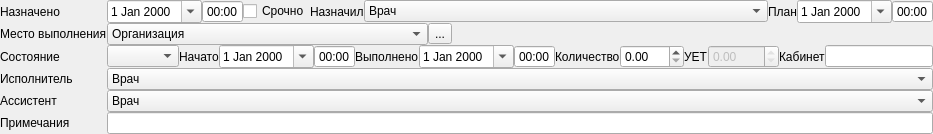
         <widget class="QFrame" name="frameAP">
          <property name="frameShape">
           <enum>QFrame::NoFrame</enum>
          </property>
          <property name="frameShadow">
           <enum>QFrame::Sunken</enum>
          </property>
          <layout class="QGridLayout" name="gridLayout_2">
           <property name="leftMargin">
            <number>0</number>
           </property>
           <property name="topMargin">
            <number>0</number>
           </property>
           <property name="rightMargin">
            <number>0</number>
           </property>
           <property name="bottomMargin">
            <number>0</number>
           </property>
           <property name="spacing">
            <number>0</number>
           </property>
           <item row="3" column="1" colspan="6">
            <widget class="QWidget" name="frmMiddle" native="true">
             <layout class="QHBoxLayout" name="horizontalLayout_8">
              <property name="spacing">
               <number>0</number>
              </property>
              <property name="leftMargin">
               <number>0</number>
              </property>
              <property name="topMargin">
               <number>0</number>
              </property>
              <property name="rightMargin">
               <number>0</number>
              </property>
              <property name="bottomMargin">
               <number>0</number>
              </property>
              <item>
               <widget class="CActionStatusComboBox" name="cmbStatus">
                <property name="sizePolicy">
                 <sizepolicy hsizetype="Preferred" vsizetype="Fixed">
                  <horstretch>0</horstretch>
                  <verstretch>0</verstretch>
                 </sizepolicy>
                </property>
                <property name="sizeAdjustPolicy">
                 <enum>QComboBox::AdjustToContents</enum>
                </property>
               </widget>
              </item>
              <item>
               <widget class="QFrame" name="frmAPBegDateTime">
                <property name="sizePolicy">
                 <sizepolicy hsizetype="Maximum" vsizetype="Preferred">
                  <horstretch>0</horstretch>
                  <verstretch>0</verstretch>
                 </sizepolicy>
                </property>
                <property name="frameShape">
                 <enum>QFrame::NoFrame</enum>
                </property>
                <property name="frameShadow">
                 <enum>QFrame::Plain</enum>
                </property>
                <layout class="QHBoxLayout" name="horizontalLayout_2">
                 <property name="spacing">
                  <number>0</number>
                 </property>
                 <property name="leftMargin">
                  <number>0</number>
                 </property>
                 <property name="topMargin">
                  <number>0</number>
                 </property>
                 <property name="rightMargin">
                  <number>0</number>
                 </property>
                 <property name="bottomMargin">
                  <number>0</number>
                 </property>
                 <item>
                  <widget class="QLabel" name="lblBegDate">
                   <property name="sizePolicy">
                    <sizepolicy hsizetype="Maximum" vsizetype="Preferred">
                     <horstretch>0</horstretch>
                     <verstretch>0</verstretch>
                    </sizepolicy>
                   </property>
                   <property name="text">
                    <string>Начато</string>
                   </property>
                   <property name="buddy">
                    <cstring>edtBegDate</cstring>
                   </property>
                  </widget>
                 </item>
                 <item>
                  <widget class="CDateEdit" name="edtBegDate">
                   <property name="sizePolicy">
                    <sizepolicy hsizetype="Maximum" vsizetype="Fixed">
                     <horstretch>0</horstretch>
                     <verstretch>0</verstretch>
                    </sizepolicy>
                   </property>
                   <property name="whatsThis">
                    <string>дата окончания осмотра</string>
                   </property>
                   <property name="calendarPopup">
                    <bool>true</bool>
                   </property>
                  </widget>
                 </item>
                 <item>
                  <widget class="CTimeEdit" name="edtBegTime">
                   <property name="sizePolicy">
                    <sizepolicy hsizetype="Maximum" vsizetype="Fixed">
                     <horstretch>0</horstretch>
                     <verstretch>0</verstretch>
                    </sizepolicy>
                   </property>
                   <property name="buttonSymbols">
                    <enum>QAbstractSpinBox::NoButtons</enum>
                   </property>
                   <property name="displayFormat">
                    <string>HH:mm</string>
                   </property>
                  </widget>
                 </item>
                </layout>
               </widget>
              </item>
              <item>
               <widget class="QFrame" name="frmAPEndDateTime">
                <property name="sizePolicy">
                 <sizepolicy hsizetype="Maximum" vsizetype="Preferred">
                  <horstretch>0</horstretch>
                  <verstretch>0</verstretch>
                 </sizepolicy>
                </property>
                <property name="frameShape">
                 <enum>QFrame::NoFrame</enum>
                </property>
                <property name="frameShadow">
                 <enum>QFrame::Plain</enum>
                </property>
                <layout class="QHBoxLayout" name="horizontalLayout_3">
                 <property name="spacing">
                  <number>0</number>
                 </property>
                 <property name="leftMargin">
                  <number>0</number>
                 </property>
                 <property name="topMargin">
                  <number>0</number>
                 </property>
                 <property name="rightMargin">
                  <number>0</number>
                 </property>
                 <property name="bottomMargin">
                  <number>0</number>
                 </property>
                 <item>
                  <widget class="QLabel" name="lblEndDate">
                   <property name="sizePolicy">
                    <sizepolicy hsizetype="Maximum" vsizetype="Preferred">
                     <horstretch>0</horstretch>
                     <verstretch>0</verstretch>
                    </sizepolicy>
                   </property>
                   <property name="text">
                    <string>Выполнено</string>
                   </property>
                   <property name="buddy">
                    <cstring>edtEndDate</cstring>
                   </property>
                  </widget>
                 </item>
                 <item>
                  <widget class="CDateEdit" name="edtEndDate">
                   <property name="sizePolicy">
                    <sizepolicy hsizetype="Maximum" vsizetype="Fixed">
                     <horstretch>0</horstretch>
                     <verstretch>0</verstretch>
                    </sizepolicy>
                   </property>
                   <property name="calendarPopup">
                    <bool>true</bool>
                   </property>
                  </widget>
                 </item>
                 <item>
                  <widget class="CTimeEdit" name="edtEndTime">
                   <property name="sizePolicy">
                    <sizepolicy hsizetype="Maximum" vsizetype="Fixed">
                     <horstretch>0</horstretch>
                     <verstretch>0</verstretch>
                    </sizepolicy>
                   </property>
                   <property name="buttonSymbols">
                    <enum>QAbstractSpinBox::NoButtons</enum>
                   </property>
                   <property name="displayFormat">
                    <string>HH:mm</string>
                   </property>
                  </widget>
                 </item>
                </layout>
               </widget>
              </item>
              <item>
               <widget class="QLabel" name="lblAmount">
                <property name="sizePolicy">
                 <sizepolicy hsizetype="Maximum" vsizetype="Preferred">
                  <horstretch>0</horstretch>
                  <verstretch>0</verstretch>
                 </sizepolicy>
                </property>
                <property name="text">
                 <string>Количество</string>
                </property>
                <property name="buddy">
                 <cstring>edtAmount</cstring>
                </property>
               </widget>
              </item>
              <item>
               <widget class="QDoubleSpinBox" name="edtAmount">
                <property name="sizePolicy">
                 <sizepolicy hsizetype="Maximum" vsizetype="Fixed">
                  <horstretch>0</horstretch>
                  <verstretch>0</verstretch>
                 </sizepolicy>
                </property>
                <property name="maximum">
                 <double>999.990000000000009</double>
                </property>
               </widget>
              </item>
              <item>
               <widget class="QLabel" name="lblUet">
                <property name="sizePolicy">
                 <sizepolicy hsizetype="Maximum" vsizetype="Preferred">
                  <horstretch>0</horstretch>
                  <verstretch>0</verstretch>
                 </sizepolicy>
                </property>
                <property name="text">
                 <string>УЕТ</string>
                </property>
                <property name="buddy">
                 <cstring>edtUet</cstring>
                </property>
               </widget>
              </item>
              <item>
               <widget class="QDoubleSpinBox" name="edtUet">
                <property name="enabled">
                 <bool>false</bool>
                </property>
                <property name="sizePolicy">
                 <sizepolicy hsizetype="Maximum" vsizetype="Fixed">
                  <horstretch>0</horstretch>
                  <verstretch>0</verstretch>
                 </sizepolicy>
                </property>
                <property name="readOnly">
                 <bool>true</bool>
                </property>
                <property name="maximum">
                 <double>1000.000000000000000</double>
                </property>
                <property name="singleStep">
                 <double>0.500000000000000</double>
                </property>
               </widget>
              </item>
              <item>
               <widget class="QLabel" name="lblOffice">
                <property name="sizePolicy">
                 <sizepolicy hsizetype="Maximum" vsizetype="Preferred">
                  <horstretch>0</horstretch>
                  <verstretch>0</verstretch>
                 </sizepolicy>
                </property>
                <property name="text">
                 <string>Кабинет</string>
                </property>
                <property name="buddy">
                 <cstring>edtOffice</cstring>
                </property>
               </widget>
              </item>
              <item>
               <widget class="QLineEdit" name="edtOffice">
                <property name="sizePolicy">
                 <sizepolicy hsizetype="Maximum" vsizetype="Fixed">
                  <horstretch>0</horstretch>
                  <verstretch>0</verstretch>
                 </sizepolicy>
                </property>
                <property name="maxLength">
                 <number>16</number>
                </property>
               </widget>
              </item>
             </layout>
            </widget>
           </item>
           <item row="2" column="4" colspan="3">
            <widget class="QWidget" name="pnlMainAPMKBWidgets" native="true">
             <layout class="QHBoxLayout" name="horizontalLayout_10">
              <property name="spacing">
               <number>0</number>
              </property>
              <property name="leftMargin">
               <number>0</number>
              </property>
              <property name="topMargin">
               <number>0</number>
              </property>
              <property name="rightMargin">
               <number>0</number>
              </property>
              <property name="bottomMargin">
               <number>0</number>
              </property>
              <item>
               <widget class="QWidget" name="pnlAPMKBWidgets" native="true">
                <property name="sizePolicy">
                 <sizepolicy hsizetype="Preferred" vsizetype="Preferred">
                  <horstretch>0</horstretch>
                  <verstretch>0</verstretch>
                 </sizepolicy>
                </property>
                <layout class="QHBoxLayout" name="horizontalLayout_9">
                 <property name="spacing">
                  <number>0</number>
                 </property>
                 <property name="leftMargin">
                  <number>0</number>
                 </property>
                 <property name="topMargin">
                  <number>0</number>
                 </property>
                 <property name="rightMargin">
                  <number>0</number>
                 </property>
                 <property name="bottomMargin">
                  <number>0</number>
                 </property>
                </layout>
               </widget>
              </item>
             </layout>
            </widget>
           </item>
           <item row="0" column="1" colspan="6">
            <widget class="QWidget" name="frmTop" native="true">
             <layout class="QHBoxLayout" name="horizontalLayout_7">
              <property name="spacing">
               <number>0</number>
              </property>
              <property name="leftMargin">
               <number>0</number>
              </property>
              <property name="topMargin">
               <number>0</number>
              </property>
              <property name="rightMargin">
               <number>0</number>
              </property>
              <property name="bottomMargin">
               <number>0</number>
              </property>
              <item>
               <widget class="QFrame" name="frmAPDirectionDateTime">
                <property name="sizePolicy">
                 <sizepolicy hsizetype="Maximum" vsizetype="Preferred">
                  <horstretch>0</horstretch>
                  <verstretch>0</verstretch>
                 </sizepolicy>
                </property>
                <property name="frameShape">
                 <enum>QFrame::NoFrame</enum>
                </property>
                <property name="frameShadow">
                 <enum>QFrame::Plain</enum>
                </property>
                <layout class="QHBoxLayout" name="horizontalLayout">
                 <property name="spacing">
                  <number>0</number>
                 </property>
                 <property name="leftMargin">
                  <number>0</number>
                 </property>
                 <property name="topMargin">
                  <number>0</number>
                 </property>
                 <property name="rightMargin">
                  <number>0</number>
                 </property>
                 <property name="bottomMargin">
                  <number>0</number>
                 </property>
                 <item>
                  <widget class="CDateEdit" name="edtDirectionDate">
                   <property name="sizePolicy">
                    <sizepolicy hsizetype="Maximum" vsizetype="Fixed">
                     <horstretch>0</horstretch>
                     <verstretch>0</verstretch>
                    </sizepolicy>
                   </property>
                   <property name="whatsThis">
                    <string>дата начала осмотра</string>
                   </property>
                   <property name="calendarPopup">
                    <bool>true</bool>
                   </property>
                  </widget>
                 </item>
                 <item>
                  <widget class="CTimeEdit" name="edtDirectionTime">
                   <property name="sizePolicy">
                    <sizepolicy hsizetype="Maximum" vsizetype="Fixed">
                     <horstretch>0</horstretch>
                     <verstretch>0</verstretch>
                    </sizepolicy>
                   </property>
                   <property name="buttonSymbols">
                    <enum>QAbstractSpinBox::NoButtons</enum>
                   </property>
                   <property name="displayFormat">
                    <string>HH:mm</string>
                   </property>
                  </widget>
                 </item>
                </layout>
               </widget>
              </item>
              <item>
               <widget class="QCheckBox" name="chkIsUrgent">
                <property name="sizePolicy">
                 <sizepolicy hsizetype="Maximum" vsizetype="Fixed">
                  <horstretch>0</horstretch>
                  <verstretch>0</verstretch>
                 </sizepolicy>
                </property>
                <property name="text">
                 <string>Срочно</string>
                </property>
               </widget>
              </item>
              <item>
               <widget class="QLabel" name="lblSetPerson">
                <property name="sizePolicy">
                 <sizepolicy hsizetype="Maximum" vsizetype="Preferred">
                  <horstretch>0</horstretch>
                  <verstretch>0</verstretch>
                 </sizepolicy>
                </property>
                <property name="text">
                 <string>Назначил</string>
                </property>
                <property name="buddy">
                 <cstring>cmbSetPerson</cstring>
                </property>
               </widget>
              </item>
              <item>
               <widget class="CPersonWithOrgListComboBoxEx" name="cmbSetPerson">
                <item>
                 <property name="text">
                  <string>Врач</string>
                 </property>
                </item>
               </widget>
              </item>
              <item>
               <widget class="QLabel" name="lblPlannedEndDate">
                <property name="sizePolicy">
                 <sizepolicy hsizetype="Maximum" vsizetype="Preferred">
                  <horstretch>0</horstretch>
                  <verstretch>0</verstretch>
                 </sizepolicy>
                </property>
                <property name="text">
                 <string>План</string>
                </property>
                <property name="buddy">
                 <cstring>edtPlannedEndDate</cstring>
                </property>
               </widget>
              </item>
              <item>
               <widget class="QFrame" name="frmAPPlannedEndDateTime">
                <property name="sizePolicy">
                 <sizepolicy hsizetype="Maximum" vsizetype="Preferred">
                  <horstretch>0</horstretch>
                  <verstretch>0</verstretch>
                 </sizepolicy>
                </property>
                <property name="frameShape">
                 <enum>QFrame::NoFrame</enum>
                </property>
                <property name="frameShadow">
                 <enum>QFrame::Plain</enum>
                </property>
                <layout class="QHBoxLayout" name="horizontalLayout_5">
                 <property name="spacing">
                  <number>0</number>
                 </property>
                 <property name="leftMargin">
                  <number>0</number>
                 </property>
                 <property name="topMargin">
                  <number>0</number>
                 </property>
                 <property name="rightMargin">
                  <number>0</number>
                 </property>
                 <property name="bottomMargin">
                  <number>0</number>
                 </property>
                 <item>
                  <widget class="CDateEdit" name="edtPlannedEndDate">
                   <property name="sizePolicy">
                    <sizepolicy hsizetype="Maximum" vsizetype="Fixed">
                     <horstretch>0</horstretch>
                     <verstretch>0</verstretch>
                    </sizepolicy>
                   </property>
                   <property name="calendarPopup">
                    <bool>true</bool>
                   </property>
                  </widget>
                 </item>
                 <item>
                  <widget class="QTimeEdit" name="edtPlannedEndTime">
                   <property name="sizePolicy">
                    <sizepolicy hsizetype="Maximum" vsizetype="Fixed">
                     <horstretch>0</horstretch>
                     <verstretch>0</verstretch>
                    </sizepolicy>
                   </property>
                   <property name="buttonSymbols">
                    <enum>QAbstractSpinBox::NoButtons</enum>
                   </property>
                   <property name="displayFormat">
                    <string>HH:mm</string>
                   </property>
                  </widget>
                 </item>
                </layout>
               </widget>
              </item>
             </layout>
            </widget>
           </item>
           <item row="14" column="0" colspan="7">
            <widget class="QFrame" name="frmAPButtonsBar">
             <property name="frameShape">
              <enum>QFrame::NoFrame</enum>
             </property>
             <property name="frameShadow">
              <enum>QFrame::Plain</enum>
             </property>
             <property name="lineWidth">
              <number>0</number>
             </property>
             <layout class="QHBoxLayout" name="horizontalLayout_4">
              <property name="spacing">
               <number>0</number>
              </property>
              <property name="leftMargin">
               <number>0</number>
              </property>
              <property name="topMargin">
               <number>0</number>
              </property>
              <property name="rightMargin">
               <number>0</number>
              </property>
              <property name="bottomMargin">
               <number>0</number>
              </property>
             </layout>
            </widget>
           </item>
           <item row="2" column="1" colspan="2">
            <widget class="CPolyclinicComboBox" name="cmbOrg">
             <property name="sizePolicy">
              <sizepolicy hsizetype="Minimum" vsizetype="Fixed">
               <horstretch>0</horstretch>
               <verstretch>0</verstretch>
              </sizepolicy>
             </property>
             <item>
              <property name="text">
               <string>Организация</string>
              </property>
             </item>
            </widget>
           </item>
           <item row="2" column="3">
            <widget class="QToolButton" name="btnSelectOrg">
             <property name="text">
              <string>...</string>
             </property>
            </widget>
           </item>
           <item row="8" column="0">
            <widget class="QLabel" name="lblNote">
             <property name="sizePolicy">
              <sizepolicy hsizetype="Maximum" vsizetype="Preferred">
               <horstretch>0</horstretch>
               <verstretch>0</verstretch>
              </sizepolicy>
             </property>
             <property name="text">
              <string>Примечания</string>
             </property>
             <property name="buddy">
              <cstring>edtNote</cstring>
             </property>
            </widget>
           </item>
           <item row="6" column="0">
            <widget class="QLabel" name="lblPerson">
             <property name="sizePolicy">
              <sizepolicy hsizetype="Maximum" vsizetype="Preferred">
               <horstretch>0</horstretch>
               <verstretch>0</verstretch>
              </sizepolicy>
             </property>
             <property name="text">
              <string>Исполнитель</string>
             </property>
             <property name="buddy">
              <cstring>cmbPerson</cstring>
             </property>
            </widget>
           </item>
           <item row="0" column="0">
            <widget class="QLabel" name="lblAPDirectionDate">
             <property name="sizePolicy">
              <sizepolicy hsizetype="Maximum" vsizetype="Preferred">
               <horstretch>0</horstretch>
               <verstretch>0</verstretch>
              </sizepolicy>
             </property>
             <property name="text">
              <string>Назначено</string>
             </property>
             <property name="buddy">
              <cstring>edtDirectionDate</cstring>
             </property>
            </widget>
           </item>
           <item row="3" column="0">
            <widget class="QLabel" name="lblStatus">
             <property name="sizePolicy">
              <sizepolicy hsizetype="Maximum" vsizetype="Preferred">
               <horstretch>0</horstretch>
               <verstretch>0</verstretch>
              </sizepolicy>
             </property>
             <property name="text">
              <string>Состояние</string>
             </property>
             <property name="buddy">
              <cstring>cmbStatus</cstring>
             </property>
            </widget>
           </item>
           <item row="2" column="0">
            <widget class="QLabel" name="lblOrg">
             <property name="sizePolicy">
              <sizepolicy hsizetype="Maximum" vsizetype="Preferred">
               <horstretch>0</horstretch>
               <verstretch>0</verstretch>
              </sizepolicy>
             </property>
             <property name="text">
              <string>Место выполнения</string>
             </property>
            </widget>
           </item>
           <item row="8" column="1" colspan="6">
            <widget class="QLineEdit" name="edtNote"/>
           </item>
           <item row="7" column="0">
            <widget class="QLabel" name="lblAssistant">
             <property name="sizePolicy">
              <sizepolicy hsizetype="Maximum" vsizetype="Preferred">
               <horstretch>0</horstretch>
               <verstretch>0</verstretch>
              </sizepolicy>
             </property>
             <property name="text">
              <string>Ассистент</string>
             </property>
             <property name="buddy">
              <cstring>cmbAssistant</cstring>
             </property>
            </widget>
           </item>
           <item row="6" column="1" colspan="6">
            <widget class="CPersonWithOrgListComboBoxEx" name="cmbPerson">
             <item>
              <property name="text">
               <string>Врач</string>
              </property>
             </item>
            </widget>
           </item>
           <item row="7" column="1" colspan="6">
            <widget class="CPersonWithOrgListComboBoxEx" name="cmbAssistant">
             <property name="sizePolicy">
              <sizepolicy hsizetype="Preferred" vsizetype="Fixed">
               <horstretch>0</horstretch>
               <verstretch>0</verstretch>
              </sizepolicy>
             </property>
             <item>
              <property name="text">
               <string>Врач</string>
              </property>
             </item>
            </widget>
           </item>
          </layout>
         </widget>
